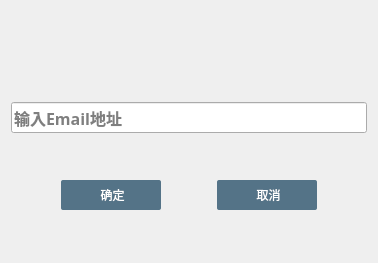
<?xml version="1.0" encoding="UTF-8"?>
<ui version="4.0">
 <class>ExportEmail</class>
 <widget class="QWidget" name="ExportEmail">
  <property name="geometry">
   <rect>
    <x>0</x>
    <y>0</y>
    <width>378</width>
    <height>263</height>
   </rect>
  </property>
  <property name="windowTitle">
   <string>Form</string>
  </property>
  <property name="styleSheet">
   <string notr="true">QPushButton:hover
{
background-color: rgb(180, 85, 100);
color:white;
}

QPushButton:hover:pressed
{
background-color:rgb(180, 85, 100);
color:white;
}

QPushButton
{
background-color:rgb(84, 115, 135);
color:white;
height: 30px;
font-size:12px;
width: 100px;
border-radius:2px;
spacing:2px;
padding: 0px 0px;
}</string>
  </property>
  <layout class="QVBoxLayout" name="verticalLayout_2">
   <item>
    <layout class="QVBoxLayout" name="verticalLayout">
     <item>
      <spacer name="horizontalSpacer">
       <property name="orientation">
        <enum>Qt::Horizontal</enum>
       </property>
       <property name="sizeHint" stdset="0">
        <size>
         <width>40</width>
         <height>25</height>
        </size>
       </property>
      </spacer>
     </item>
     <item>
      <spacer name="horizontalSpacer_2">
       <property name="orientation">
        <enum>Qt::Horizontal</enum>
       </property>
       <property name="sizeHint" stdset="0">
        <size>
         <width>40</width>
         <height>25</height>
        </size>
       </property>
      </spacer>
     </item>
     <item>
      <widget class="QLineEdit" name="lineEdit">
       <property name="minimumSize">
        <size>
         <width>0</width>
         <height>30</height>
        </size>
       </property>
       <property name="font">
        <font>
         <family>宋体</family>
         <pointsize>12</pointsize>
         <weight>75</weight>
         <bold>true</bold>
        </font>
       </property>
       <property name="placeholderText">
        <string>输入Email地址</string>
       </property>
      </widget>
     </item>
     <item>
      <layout class="QHBoxLayout" name="horizontalLayout">
       <item>
        <spacer name="horizontalSpacer_3">
         <property name="orientation">
          <enum>Qt::Horizontal</enum>
         </property>
         <property name="sizeHint" stdset="0">
          <size>
           <width>40</width>
           <height>20</height>
          </size>
         </property>
        </spacer>
       </item>
       <item>
        <widget class="QPushButton" name="pushButtonOk">
         <property name="minimumSize">
          <size>
           <width>100</width>
           <height>30</height>
          </size>
         </property>
         <property name="styleSheet">
          <string notr="true"/>
         </property>
         <property name="text">
          <string> 确定</string>
         </property>
         <property name="icon">
          <iconset resource="../res.qrc">
           <normaloff>:/image/image/确认.png</normaloff>:/image/image/确认.png</iconset>
         </property>
        </widget>
       </item>
       <item>
        <spacer name="horizontalSpacer_4">
         <property name="orientation">
          <enum>Qt::Horizontal</enum>
         </property>
         <property name="sizeHint" stdset="0">
          <size>
           <width>40</width>
           <height>20</height>
          </size>
         </property>
        </spacer>
       </item>
       <item>
        <widget class="QPushButton" name="pushButtonCancel">
         <property name="minimumSize">
          <size>
           <width>100</width>
           <height>30</height>
          </size>
         </property>
         <property name="styleSheet">
          <string notr="true"/>
         </property>
         <property name="text">
          <string> 取消</string>
         </property>
         <property name="icon">
          <iconset resource="../res.qrc">
           <normaloff>:/image/image/cancel.png</normaloff>:/image/image/cancel.png</iconset>
         </property>
        </widget>
       </item>
       <item>
        <spacer name="horizontalSpacer_5">
         <property name="orientation">
          <enum>Qt::Horizontal</enum>
         </property>
         <property name="sizeHint" stdset="0">
          <size>
           <width>40</width>
           <height>20</height>
          </size>
         </property>
        </spacer>
       </item>
      </layout>
     </item>
    </layout>
   </item>
  </layout>
 </widget>
 <resources>
  <include location="../res.qrc"/>
 </resources>
 <connections/>
</ui>
